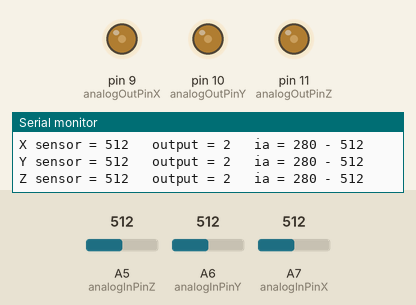
Simulated run of this sketch. Board: Arduino Nano, built with avr-gcc and run on an emulated ATmega328P. On the bench: output pins drawn as LEDs (lit = HIGH), the last lines printed to the serial monitor. Inputs (shaded band) come from the test bench; at power-on: A5 (analogInPinZ) = 512, A6 (analogInPinY) = 512, A7 (analogInPinX) = 512.

Above: at 1.8 s.
1.9 s: A5 (analogInPinZ) set to 449
3.4 s: A5 (analogInPinZ) set to 427
At 5.2 s:
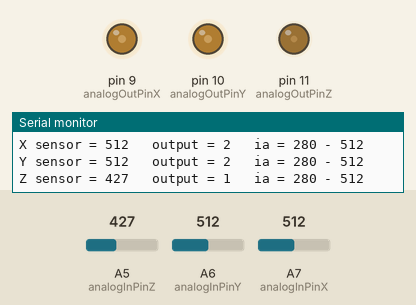
5.8 s: A6 (analogInPinY) set to 447
7.6 s: A6 (analogInPinY) set to 419
At 9.3 s:
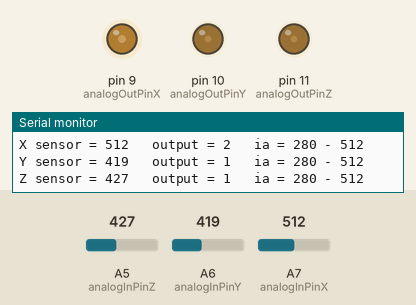
10.0 s: A7 (analogInPinX) set to 443
11.8 s: A7 (analogInPinX) set to 427
At 14.2 s:
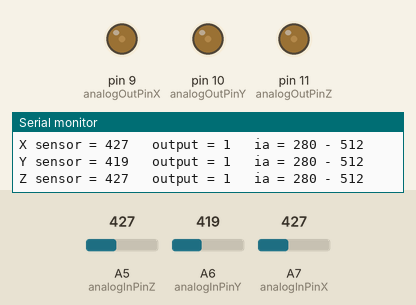
Timing chart, 0 to 15.3 s (numbered marks = the images above; inputs shaded):
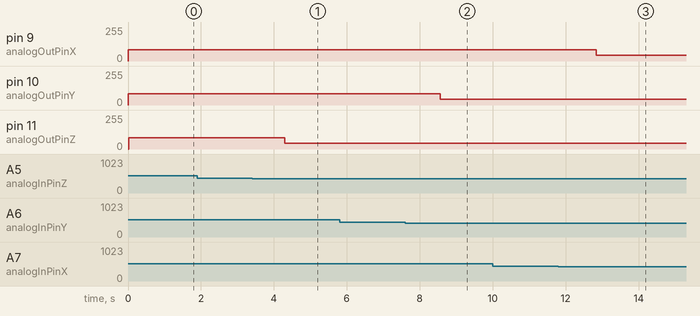

The sketch:

Three_Axes_manual_Calibaration.ino
```cpp
// (licence header left out)
// Names to the IO pins
const int analogInPinZ = A5;  // Analog input pin that the potentiometer is attached to
const int analogInPinY = A6;  // Analog input pin that the potentiometer is attached to
const int analogInPinX = A7;  // Analog input pin that the potentiometer is attached to

const int analogOutPinZ = 11; // Analog output pin that the LED is attached to
const int analogOutPinY = 10; // Analog output pin that the LED is attached to
const int analogOutPinX =  9; // Analog output pin that the LED is attached to

// limits
const int inLow  = 280; // 270
const int inHigh = 425; // 441

// output levels
const int outLow  = 0;
const int outHigh = 3;

const int outFactor = 128 / (outHigh - outLow);

int sensorValue = 0;        // value read from the pot
int outputValue = 0;        // value output to the PWM (analog out)

int aMinMax[6];
const char aiX = 0;
const char aiY = 2;
const char aiZ = 4;

void setup()
  {
  // initialize serial communications at 9600 bps:
  Serial.begin(9600);

  // we autcalibrate 3 axes seperately - for experimental purpose
  // in the hope that this is not necessary in real life.
  aMinMax[aiX  ] = inLow;
  aMinMax[aiX+1] = inHigh;
  aMinMax[aiY  ] = inLow;
  aMinMax[aiY+1] = inHigh;
  aMinMax[aiZ  ] = inLow;
  aMinMax[aiZ+1] = inHigh;
  }

// map the sensor output into a range of 0 to 2
char ratio(int input, char index)
  {
  if (input < aMinMax[index  ]) aMinMax[index  ] = input;
  if (input > aMinMax[index+1]) aMinMax[index+1] = input;

  char jump = (aMinMax[index+1] - aMinMax[index])/3;
  int v = input - aMinMax[index];

  if (v > 2*jump) return 2;
  if (v >   jump) return 1;
  return 0;
  }

// read values, calculate results, output results
void loop()
  {
  // read the analog in value:
  sensorValue = analogRead(analogInPinX);
  // map it to the range of the analog out:
  outputValue = ratio(sensorValue, aiX);
  // change the analog out value:
  analogWrite(analogOutPinX, outputValue*outFactor);

  // print the results to the serial monitor:
  Serial.print("X sensor = " );
  Serial.print(sensorValue);
  Serial.print("\t output = ");
  Serial.print(outputValue);
  Serial.print("\t ia = " );
  Serial.print(aMinMax[aiX]);
  Serial.print(" - ");
  Serial.println(aMinMax[aiX+1]);


  // read the analog in value:
  sensorValue = analogRead(analogInPinY);
  // map it to the range of the analog out:
  outputValue = ratio(sensorValue, aiY);
  // change the analog out value:
  analogWrite(analogOutPinY, outputValue*outFactor);

  // print the results to the serial monitor:
  Serial.print("Y sensor = " );
  Serial.print(sensorValue);
  Serial.print("\t output = ");
  Serial.print(outputValue);
  Serial.print("\t ia = " );
  Serial.print(aMinMax[aiY]);
  Serial.print(" - ");
  Serial.println(aMinMax[aiY+1]);


  // read the analog in value:
  sensorValue = analogRead(analogInPinZ);
  // map it to the range of the analog out:
  outputValue = ratio(sensorValue, aiZ);
  // change the analog out value:
  analogWrite(analogOutPinZ, outputValue*outFactor);

  // print the results to the serial monitor:
  Serial.print("Z sensor = " );
  Serial.print(sensorValue);
  Serial.print("\t output = ");
  Serial.print(outputValue);
  Serial.print("\t ia = " );
  Serial.print(aMinMax[aiZ]);
  Serial.print(" - ");
  Serial.println(aMinMax[aiZ+1]);


  // wait 10 milliseconds before the next loop
  // for the analog-to-digital converter to settle
  // after the last reading:
  delay(1000);
  // but we wait 1s to get a chance to read the results from the serial monitor!
  }
```

Measured:
- after the input at 3.4 s, pin 11 (analogOutPinZ): 84/255 → 42/255 after 0.90 s
- after the input at 7.6 s, pin 10 (analogOutPinY): 84/255 → 42/255 after 0.96 s
- after the input at 11.8 s, pin 9 (analogOutPinX): 84/255 → 42/255 after 1.0 s
